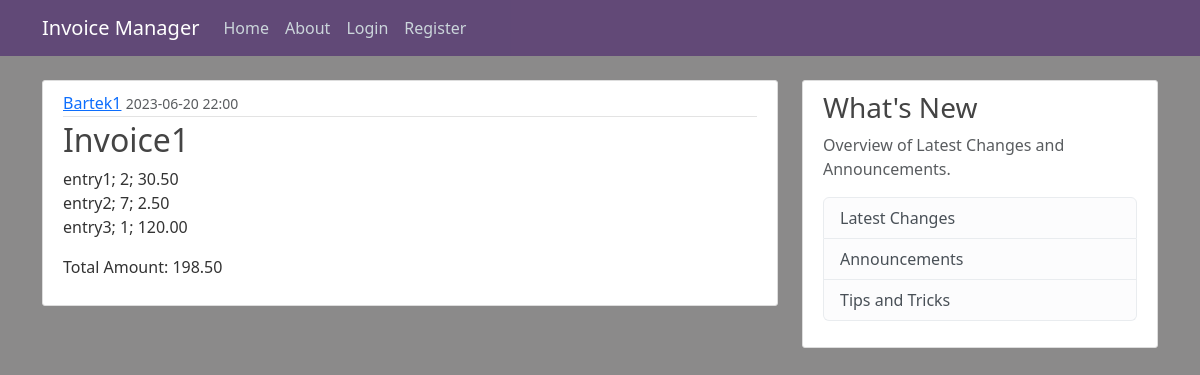
The app's page /invoice/1, older data.
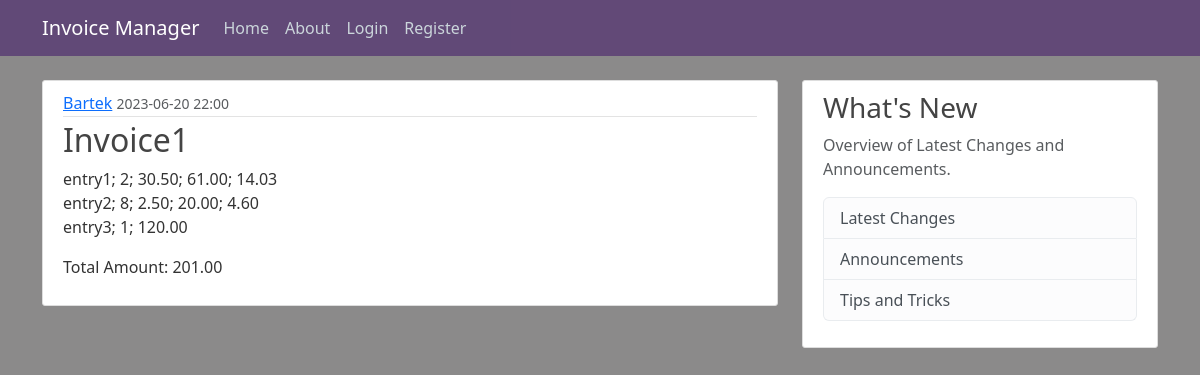
The same page, newer data.
### application/models.py (models this page shows, shortened)
class User(db.Model, UserMixin):
    id = db.Column(db.Integer, primary_key = True)
    username = db.Column(db.String(25), unique = True, nullable = False)
    email = db.Column(db.String(125), unique = True, nullable = False)
    image_file = db.Column(db.String(25), nullable = False, default = 'default.jpg')
    password = db.Column(db.String(60), nullable = False)
    invoices = db.relationship('Invoice', backref='author', lazy=True)

class Invoice(db.Model):
    id = db.Column(db.Integer, primary_key = True)
    name = db.Column(db.String(100), nullable = False)
    content = db.Column(db.Text, nullable = False)
    amount = db.Column(db.Numeric(10,2), nullable = False)
    date_posted = db.Column(db.DateTime, nullable = False, default = datetime.utcnow)
    user_id = db.Column(db.Integer, db.ForeignKey('user.id'), nullable = False)
    entries = db.relationship('Entry', backref='invoice', lazy=True)

### application/routes.py (the view)
@app.route('/invoice/<int:invoice_id>')
def invoice(invoice_id):
    invoice = Invoice.query.get_or_404(invoice_id)
    return render_template('invoice.html', title=invoice.name, invoice=invoice)

### application/templates/invoice.html (shortened to what this page needs)
{% extends "layout.html" %}
{% block content %}
    <article class="media content-section">
        <div class="media-body">
            <div class="article-metadata">
                <a class="mr-2" href="#">{{ invoice.author.username }}</a>
                <small class="text-muted">{{ invoice.date_posted.strftime('%Y-%m-%d %H:%M') }}</small>
            </div>
            <h2 class="article-title">{{ invoice.name }}</h2>
            <p class="article-content">{{ invoice.content }}</p>
            <p class="article-content">Total Amount: {{ invoice.amount }}</p>
        </div>
    </article>
{% endblock content %}

Row changes from the older to the newer data that the page shows:
changed User: author.username "Bartek1" → "Bartek"
changed Invoice "Invoice1": content "entry1; 2; 30.50 entry2; 7; 2.50 entry3; 1; 120.00" → "entry1; 2; 30.50; 61.00; 14.03 entry2; 8; 2.50; 20.00; 4.60 entry3; 1; 120.00"; amount "198.50" → "201.00"
